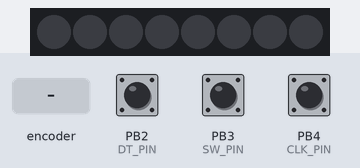
The sketch below on a simulated ATtiny85, built with avr-gcc and run on an emulated ATtiny85. Shown: 8 RGB LEDs in strip order, left to right. Inputs (shaded band) come from the test bench; at power-on: PB3 (SW_PIN) HIGH, PB2 (DT_PIN) HIGH, PB4 (CLK_PIN) HIGH. Dim RGB values are drawn brighter than linear.

Above: at 1.2 s.
1.3 s: PB3 (SW_PIN) pulled LOW for 0.15 s
At 2.2 s:
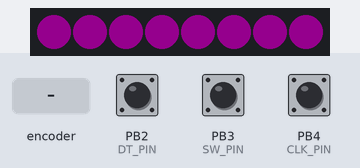
3.1 s: rotary encoder on PB4 (CLK_PIN) / PB2 (DT_PIN) turned 3 steps (first pin leading)
At 3.5 s:
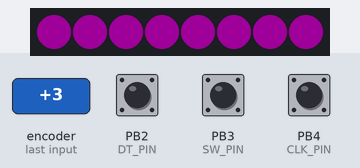
5.2 s: rotary encoder on PB4 (CLK_PIN) / PB2 (DT_PIN) turned 1 step (first pin leading)
At 6.5 s:
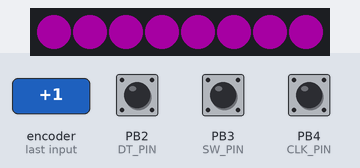
6.9 s: PB3 (SW_PIN) pulled LOW for 1 s
At 8.8 s:
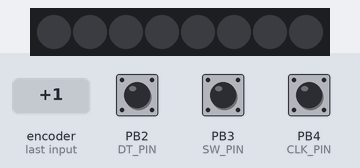
9.4 s: PB3 (SW_PIN) pulled LOW for 3.2 s
At 13.8 s:
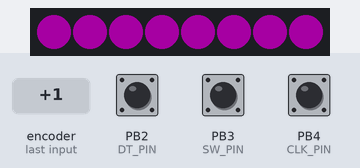
Timing chart, 0 to 15.2 s (numbered marks = the images above; inputs shaded):
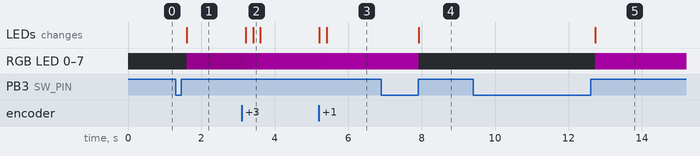

Measured:
- after the input at 1.3 s, RGB LED 0–7: off → RGB(20, 0, 19) after 0.30 s; the LEDs: change after 0.30 s (image 1)
- after the input at 3.1 s, RGB LED 0–7: RGB(20, 0, 19) → RGB(25, 0, 24) after 0.10 s, → RGB(30, 0, 29) 0.20 s later, → RGB(35, 0, 34) 0.20 s later; the LEDs: first change after 0.10 s (image 2 shows a later state)
- after the input at 5.2 s, RGB LED 0–7: RGB(35, 0, 34) → RGB(37, 0, 36) at once, → RGB(40, 0, 39) 0.20 s later
- after the input at 6.9 s, RGB LED 0–7: RGB(40, 0, 39) → off after 1.0 s; the LEDs: change after 1.0 s (image 4)
- after the input at 9.4 s, RGB LED 0–7: off → RGB(40, 0, 39) after 3.3 s; the LEDs: change after 3.3 s (image 5)

The sketch:

WakeLamp_ATtiny.ino
```cpp
#include <avr/io.h>
#include <stdint.h>
#include <avr/interrupt.h>
#include <Adafruit_NeoPixel.h>


#define CLK_PIN 4
#define  DT_PIN 2
#define  SW_PIN 3
#define LED_PIN 1
#define NUM_LEDS 8

Adafruit_NeoPixel strip = Adafruit_NeoPixel(NUM_LEDS, LED_PIN, NEO_GRB + NEO_KHZ800);


volatile bool refresh = false;
volatile bool isWhite = false;
volatile bool isSwitchedOn = false;
volatile bool isSetupOn = false;
volatile bool isSetupPreset = false;
volatile bool switchPreset = false;

uint8_t setupCounter = 0;
uint16_t currentIntensity = 40;
uint8_t currentColor = 127;
boolean prevCLK = HIGH;
boolean prevDT = HIGH;


void modifyColor(boolean isUp) {
  if(isUp) {
      currentColor++;
  } else {
      currentColor--;
  }
  isWhite = currentColor > 250;
}

void modifyIntensity(boolean isUp) {
  if(isUp) {
    if(currentIntensity<10) {
      currentIntensity = currentIntensity+1;
    } else if(currentIntensity<90) {
      currentIntensity = currentIntensity+5;
    } else {
      if(currentIntensity<255) {
        currentIntensity = currentIntensity+10;
      } else {
        currentIntensity = 255;
      }
    }
  } else {
    if(currentIntensity<10) {
      if(currentIntensity>2) {
        currentIntensity = currentIntensity-1;
      }
    } else if(currentIntensity<90) {
      currentIntensity = currentIntensity-5;
    } else {
      currentIntensity = currentIntensity-10;
    }
  }
}

void rotaryEncoder(boolean isUp)  {
  if(isSetupOn) {
    modifyColor(isUp);
  } else {
    modifyIntensity(isUp);
  }
  refresh = true;
}

void rotarySwitch()  {
  if(!isSetupOn) {
    if(isSetupPreset) {
      isSwitchedOn = true;
      isSetupPreset = false;
      isSetupOn = true;
//      Serial.println("Entering in setup mode");
    } else {
//      Serial.println("Switched");
      isSwitchedOn = !isSwitchedOn;
    }
    setupCounter = 0;
  } else {
    isSetupOn = false;
    isSwitchedOn = true;
//    Serial.println("Exit from setup mode");
  }
  refresh = true;
}

ISR(PCINT0_vect) {
  if(isSwitchedOn) {
    boolean dt = digitalRead(DT_PIN);
    boolean clk = digitalRead(CLK_PIN);
    if(prevCLK != clk) {
      boolean isUp = clk != dt;
      rotaryEncoder(isUp);
      prevCLK = clk;
    }
  }

  if(digitalRead(SW_PIN)) {
    if(switchPreset) {
      rotarySwitch();
      refresh = true;
      switchPreset = false;
    }
  } else {
    switchPreset = true;
  }
}

void setup() {
  cli();
  GIMSK = 0b00100000;    // turns on pin change interrupts
  PCMSK = 0b00011000;    // turn on interrupts on pins PB3, PB4
  sei();

//  Serial.begin(9600);

  pinMode(LED_PIN, OUTPUT);
  pinMode(CLK_PIN, INPUT);
  pinMode(DT_PIN, INPUT);
  pinMode(SW_PIN, INPUT_PULLUP);

  strip.begin();
  strip.show();
  strip.setBrightness(255);

//  attachInterrupt (digitalPinToInterrupt(CLK_PIN), isr, CHANGE);
//  attachInterrupt (digitalPinToInterrupt(SW_PIN), isr, CHANGE);
}

void loop() {
  if(isSwitchedOn && !digitalRead(SW_PIN)) {
    delay(100);
    setupCounter++;
    if(setupCounter>20) {
      switchOff();
      isSetupOn = false;
      isSetupPreset = true;
    }
  } else {

    if(refresh) {
      if(isSwitchedOn) {
        lightUp(isWhite, currentIntensity);
      } else {
        switchOff();
      }
      refresh = false;
    }
    delay(200);

  }

}


uint32_t Wheel(byte WheelPos) {
  if(WheelPos < 85) {
    return strip.Color(WheelPos * 3, 255 - WheelPos * 3, 0);
  }

  if(WheelPos < 170) {
    WheelPos -= 85;
    return strip.Color(255 - WheelPos * 3, 0, WheelPos * 3);
  }

  WheelPos -= 170;
  return strip.Color(0, WheelPos * 3, 255 - WheelPos * 3);
}

void switchOff() {
  setAll(0, 0, 0);
}

void lightUp(bool isWhite, uint16_t intensity) {
  for(uint16_t j=0; j<strip.numPixels(); j++) {
    uint32_t color;
    if(isWhite) {
      color = strip.Color(200,255,230);
    } else {
      color = Wheel(currentColor);
    }
    strip.setPixelColor(j, applyIntensity(color, intensity));
  }
  strip.show();
}

void fadeIn(uint16_t intensity, bool isColor, uint16_t stepDelay) {
  for(uint16_t i=0; i<intensity; i++) {
    lightUp(isColor, i);
    delay(stepDelay);
  }
}

void fadeOut(uint16_t intensity, bool isColor, uint16_t stepDelay) {
  for(uint16_t i=intensity; i>0; i--) {
    lightUp(isColor, i);
    delay(stepDelay);
  }
}

void setAll(byte red, byte green, byte blue) {
  setAll(strip.Color(red,green,blue));
}

void setAll(uint16_t color) {
  for(uint16_t j=0; j<strip.numPixels(); j++) {
    strip.setPixelColor(j, color);
  }
  delay(10);
  strip.show();
}

uint32_t applyIntensity(uint32_t color) {
  applyIntensity(color, currentIntensity);
}

uint32_t applyIntensity(uint32_t color, uint16_t intensity) {
  uint8_t r = setIntensity(red(color), intensity);
  uint8_t g = setIntensity(green(color), intensity);
  uint8_t b = setIntensity(blue(color), intensity);
  return strip.Color(r,g,b);
}

uint8_t setIntensity(uint8_t c) {
  return setIntensity(c, currentIntensity);
}

uint8_t setIntensity(uint8_t c, uint16_t intensity) {
  return (c * intensity) >> 8;
}

uint8_t red(uint32_t c) {
  return (c >> 16);
}
uint8_t green(uint32_t c) {
  return (c >> 8);
}
uint8_t blue(uint32_t c) {
  return (c);
}
```
